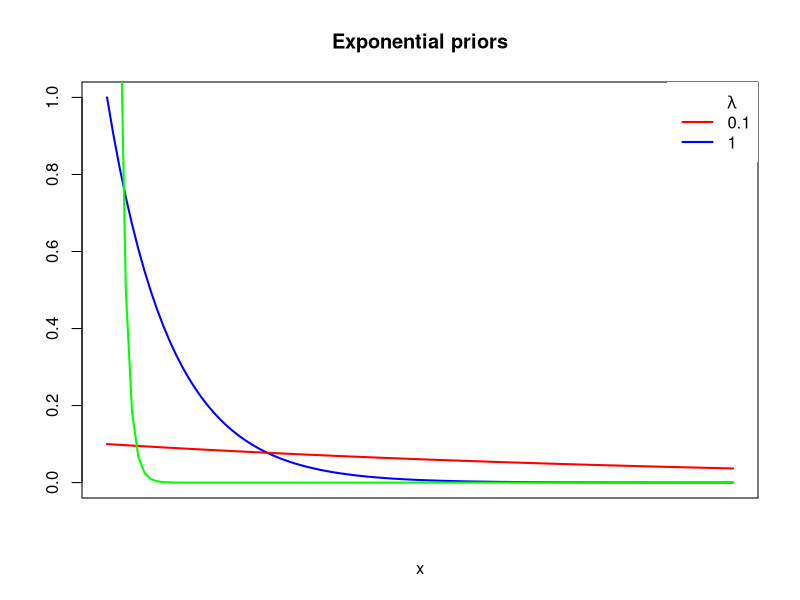
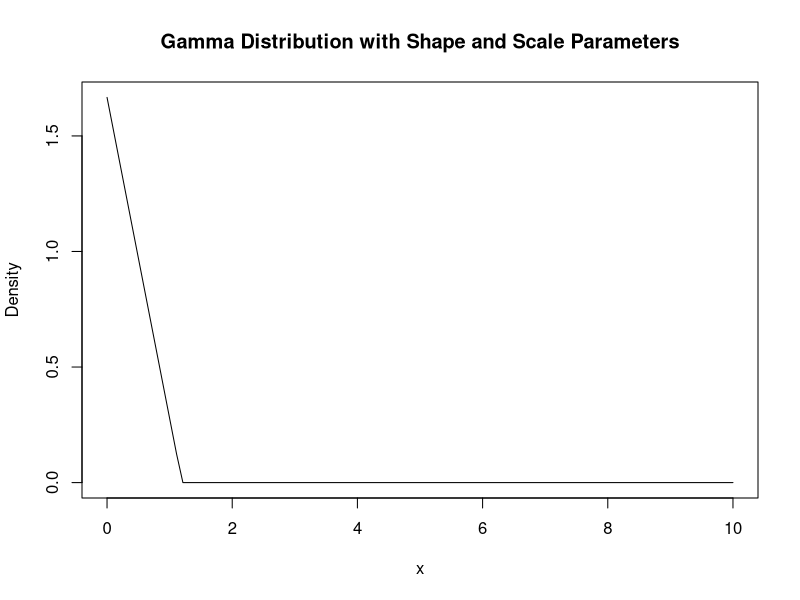

These figures' R source, in order:
#INSPECT PRIOR PLOTS
par(mfrow = c(1,1))
#EXP
# Grid of X-axis values
x <- seq(0, 10, 0.1)

# lambda = 0.1
rate_1 = 1
rate_2 = 0.1
rate_3 = 10
plot(x, dexp(x, rate = rate_1), type = "l", ylab = "", lwd = 2, col = "blue",
     main = 'Exponential priors', xaxt = "n", xlim = c(0,10))
# lambda = 1
lines(x, dexp(x, rate = rate_2), col = "red", lty = 1, lwd = 2)
lines(x, dexp(x, rate = rate_3), col = "green", lty = 1, lwd = 2)

# Adding a legend
legend("topright", c(expression(paste(, lambda)), "0.1", "1"),
       lty = c(0, 1, 1), col = c("blue", "red"), box.lty = 0, lwd = 2)

#GAMMA
shape <- 2; scale = 1
mean <- 1.6 #1.6
scale <- shape * mean

# Generate x-values for the plot
x <- seq(0, 10, length = 100)

# Calculate the PDF values using dgamma()
pdf_values <- dgamma(x-1, shape, scale)

pdf_values <- dbeta(x/1.2, 1, 2)/1.2
# Plot the gamma distribution
plot(x, pdf_values, type = "l", xlab = "x", ylab = "Density", main = "Gamma Distribution with Shape and Scale Parameters")
